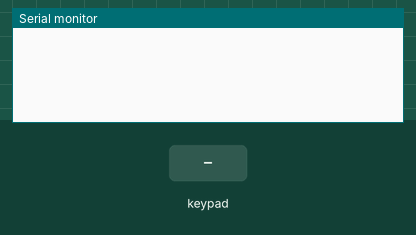
The sketch below on a simulated Arduino Uno, built with avr-gcc and run on an emulated ATmega328P. Parts: the last lines printed to the serial monitor. Inputs (shaded band) come from the test bench.

Above: at 1.2 s.
1.3 s: key '1' pressed
At 2.5 s:
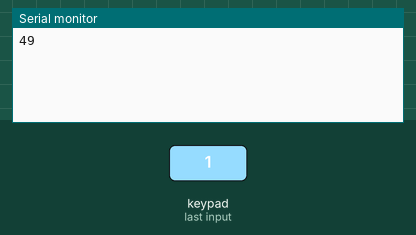
2.8 s: keypad keys 9 8 7 6 pressed 0.4 s apart
At 4.8 s:
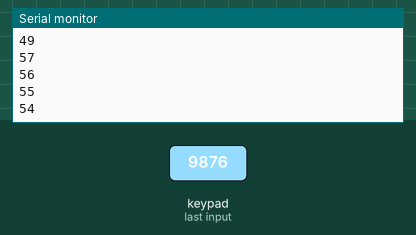
5.9 s: key '2' pressed
At 7.1 s:
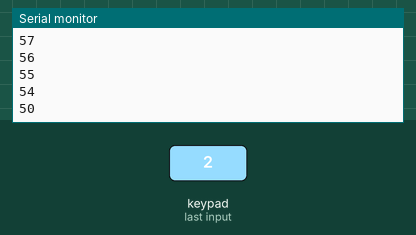
7.4 s: keypad keys 9 8 7 6 # pressed 0.4 s apart
At 9.6 s:
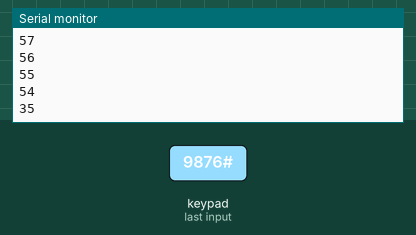
Timing chart, 0 to 11.1 s (numbered marks = the images above; inputs shaded):
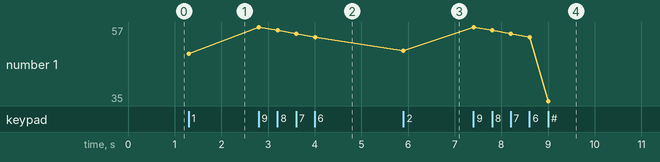

The sketch:

code.ino
```cpp
#include <Keypad.h> // add this library

const byte ROWS = 4; //four rows
const byte COLS = 4; //four columns
char keys[ROWS][COLS] = {
  {'1','2','3', 'A'},
  {'4','5','6', 'B'},
  {'7','8','9', 'C'},
  {'*','0','#', 'D'}
};
byte rowPins[ROWS] = {9, 8, 7, 6}; //connect to the row pinouts of the keypad
byte colPins[COLS] = {5, 4, 3, 2}; //connect to the column pinouts of the keypad

Keypad keypad = Keypad( makeKeymap(keys), rowPins, colPins, ROWS, COLS );

void setup(){
  Serial.begin(9600);
}

void loop(){
  char key = keypad.getKey();

  if (key){
//    Serial.println(key);
//    int integerVal=getKeypadInteger(key);
    Serial.println(int(key));
  }
}

int getKeypadInteger(int input)
{
  if(input==49)
  {
    return 1;
  }
  if(input==50)
  {
    return 2;
  }
  if(input==51)
  {
    return 3;
  }
  if(input==52)
  {
    return 4;
  }
  if(input==53)
  {
    return 5;
  }
  if(input==54)
  {
    return 6;
  }
  if(input==55)
  {
    return 7;
  }
  if(input==56)
  {
    return 8;
  }
  if(input==57)
  {
    return 9;
  }
  if(input==48)
  {
    return 0;
  }

  // *= 42

  // #= 35

  // D=68

  // C=67

  // B=66

  // A=65
}
```

Measured:
- after the input at 1.3 s, the serial monitor: prints a new line at once (image 1)
- after the input at 2.8 s, the serial monitor: prints a new line at once (image 2)
- after the input at 5.9 s, the serial monitor: prints a new line at once (image 3)
- after the input at 7.4 s, the serial monitor: prints a new line at once (image 4)
- plotted number 1: 49 → 54 after the input at 2.8 s, 54 → 50 after the input at 5.9 s, 50 → 35 after the input at 7.4 s
